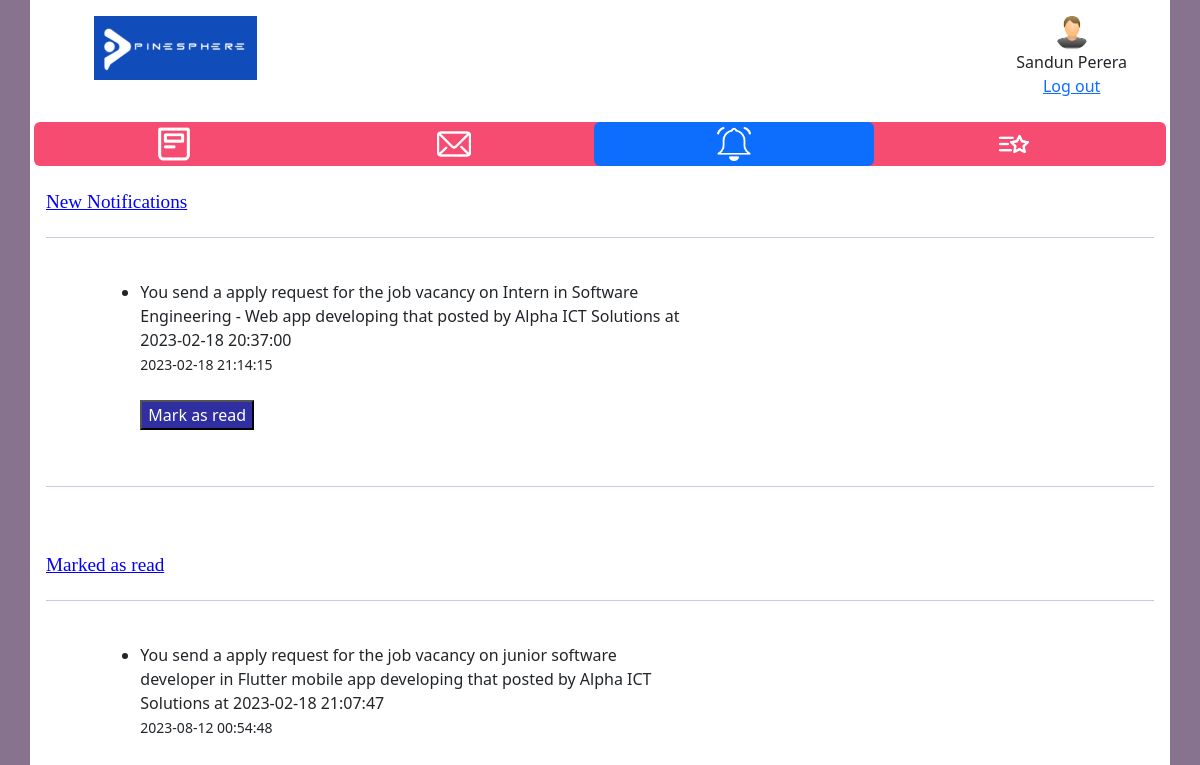
The page /StuNotifications/a7ea4804-16d6-4841-be45-13508477e0c5/ on the database its author committed.
### WorkplaceApp/models.py (models this page shows)
class studentDataTable(models.Model):
    stuid = models.UUIDField(default=uuid.uuid4, primary_key=True, editable=False, unique=True)
    firstname = models.CharField(max_length=100)
    lastname = models.CharField(max_length=100)
    address = models.TextField(blank=True, null=True)
    email = models.CharField(max_length=200)
    tel = models.CharField(max_length=50)
    university = models.CharField(max_length=200)
    degree = models.TextField(blank=True, null=True)
    linkedin = models.CharField(blank=True, null=True, max_length=1000)
    createtimestamp = models.DateTimeField(auto_now_add=True)
    updatetimestamp = models.DateTimeField(auto_now_add=True)
    profilepic = models.ImageField(null=True, blank=True)
    username = models.CharField(unique=True, max_length=200)
    password = models.CharField(max_length=100)

class StuNotification(models.Model):
    StuNotificationId = models.UUIDField(default=uuid.uuid4, primary_key=True, editable=False, unique=True)
    notification = models.TextField(blank=True, null=True)
    student = models.ForeignKey(studentDataTable, on_delete=models.CASCADE, null=True, blank=True)
    createtimestamp = models.CharField(max_length=30, blank=True, null=True)
    MarkAsRead = models.CharField(max_length=5,blank=True, null=True)

### WorkplaceApp/views.py (the view)
# urls.py: path('StuNotifications/<str:stuid>/', views.StuNotifications, name="StuNotifications"),
def StuNotifications(request, stuid):
    studb = studentDataTable.objects.get(stuid=stuid)
    newNotifications = StuNotification.objects.filter(student=studb,MarkAsRead='0')
    oldNotifications = StuNotification.objects.filter(student=studb,MarkAsRead='1')
    return render(request, "student/stunotification.html",{'studb':studb,'newNotifications':newNotifications, 'oldNotifications':oldNotifications})

### template/student/stunotification.html (shortened to what this page needs)
<!DOCTYPE html>
<html>
	<head>
		{% load static %}
		<link href="https://cdn.jsdelivr.net/npm/bootstrap@5.2.3/dist/css/bootstrap.min.css" rel="stylesheet">
		  <link href="{% static 'css/style.css' %} " rel="stylesheet">
	</head>
<body style="background-color: #88738E;">
		<div class="container p-3" style="background-color: #ffffff;">
			<div class="row header">
				<div class="col-3 col-sm-3">
				<img src="{% static 'images/logointern.png' %}" alt="Company Logo" style=" height: 64px; width: auto;" class="companyLogo">
				</div>
				<div class="col-7 col-sm-7">
				</div>
				<div class="col-2 col-sm-2">
				<img src="{{studb.profilepic.url}}" alt="profile pic" style="width: 34px; height: 34px;" class="usericon rounded-pill "><br>{{studb.firstname}}  {{studb.lastname}}<br><a href="{% url 'logout' %}">Log out</a>
				</div>
			</div>
			<br>
			<div class="row sticky">
				<ul class="nav nav-pills nav-justified navbarclr">
				  <li class="nav-item">
					<a class="nav-link" href="{% url 'stufeed' studb.stuid %}"> <img src="{% static 'images/icon/feedwhite.png' %}" alt="Feed" style="width: 34px; height: 34px;" class="btnicon"> </a>
				  </li>
				  <li class="nav-item">
					<a class="nav-link" href="{% url 'stumsg' studb.stuid %}"><img src="{% static 'images/icon/msgwhite.png' %}" alt="Messages" style="width: 34px; height: 34px;" class="btnicon"></a>
				  </li>
				  <li class="nav-item">
					<a class="nav-link  active" href="{% url 'StuNotifications' studb.stuid %}"><img src="{% static 'images/icon/notificationwhite.png' %}" alt="Notification" style="width: 34px; height: 34px;" class="btnicon"></a>
				  </li>
				  <li class="nav-item">
					<a class="nav-link" href="{% url 'stufav' studb.stuid %}"><img src="{% static 'images/icon/favoritewhite.png' %}" alt="Favorite" style="width: 34px; height: 34px;" class="btnicon"></a>
				  </li>
				</ul>
			  </div>
    <br>
	<div class="row" id="newNotifications">
		<h1 style="color:blue; font-family: verdana; font-size: 120%;"><u> New Notifications</u></h1>
		<ul>
		{% for i in newNotifications %}
		<hr style="color:#242582; height:3px;">
		<div class="row">
			<div class="col-1 col-sm-1"></div>
				<div class="col-10 col-sm-10 notibody" >
					<br>
					<div class="singlenotification"  style="float: left; width: 60%">
						<div class="notitext">
							<li>{{ i.notification }}
							<br><small>{{ i.createtimestamp }}</small><br>
							<br>
							<a href="{% url 'markasreadStu' studb.stuid i.StuNotificationId %}"> <button class="removenotification">Mark as read</button></a>
						</li>
						</div><br>
					</div>
				</div>
			<div class="col-1 col-sm-1"></div>
		</div>
		{% endfor %}
	</ul>
	</div>
	<hr style="color:#242582; height:3px;">
	<br><br>
	<div class="row" id="oldNotifications">
		<h1 style="color:blue; font-family: verdana; font-size: 120%;"><u>Marked as read</u> </h1>
		<ul>
		{% for k in oldNotifications %}
		<hr style="color:#242582; height:3px;">
		<div class="row">
			<div class="col-1 col-sm-1"></div>
				<div class="col-10 col-sm-10 notibody" >
					<br>
					<div class="singlenotification"  style="float: left; width: 60%">
						<div class="notitext">
							<li>{{ k.notification }}
							<br><small>{{ k.createtimestamp }}</small><br>
						</li>
						</div><br>
					</div>
				</div>
			<div class="col-1 col-sm-1"></div>
		</div>
		{% endfor %}
	</ul>
	</div>
</div>
</body>
</html>

### static/css/style.css (style rules this page uses)
.header { text-align: center; }
div.sticky { position: -webkit-sticky; position: sticky; top: 0; padding: 0px; }
.nav-item > a { padding: 5px; color: black }
.navbarclr { background-color: #f64c72; border-radius: 6px; }
.removenotification { color: white; background-color: #2f2fa2; }
:root { --primary-color:#242582; }

### rows shown on the page
studentDataTable: profilepic (picture), firstname "Sandun", lastname "Perera"
StuNotification: notification "You send a apply request for the job vacancy on Intern in Software Engineering - Web app developing that posted by Alpha ICT Solutions at 2023-02-18 20:37:00", createtimestamp "2023-02-18 21:14:15"
StuNotification: notification "You send a apply request for the job vacancy on junior software developer in Flutter mobile app developing that posted by Alpha ICT Solutions at 2023-02-18 21:07:47", createtimestamp "2023-08-12 00:54:48"
